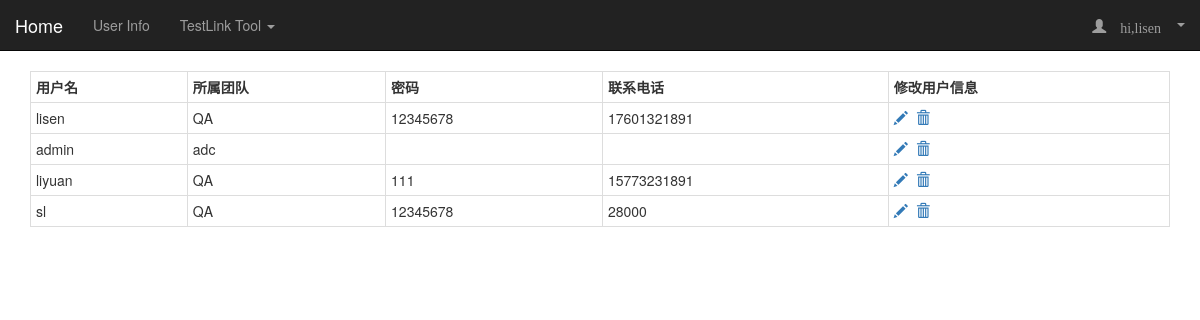
The app's page /users (signed in), older data.
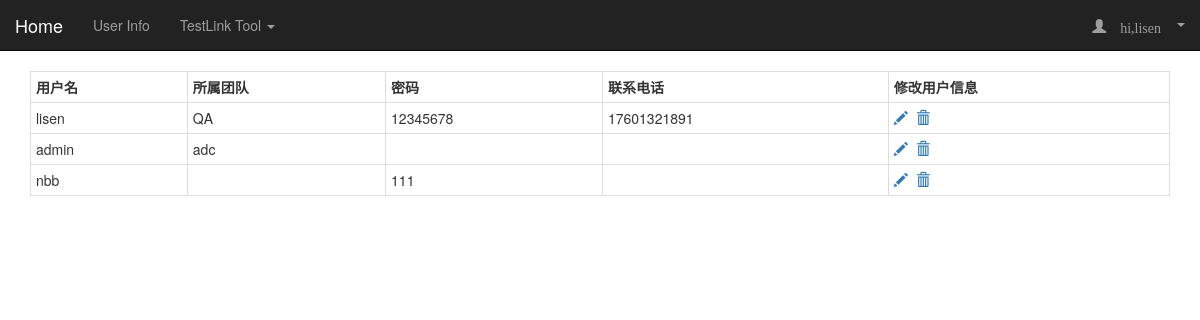
The same page, newer data.
### tables this page shows
CREATE TABLE COMPANY
                   (NAME           TEXT PRIMARY KEY   NOT NULL,
                   TEAM        CHAR(50),
                   PASSWORD       INT  NOT NULL,
                   TEL          INT );

### app.py (the view)
@app.route("/users",methods=['GET','POST'])
def showUser():
    values = getValue()
    return render_template("showDir/users.html",value=values)

### app.py (called while the page is built)
@app.before_request
def before_request():
    if request.path == "/login/" or request.path == "/register" or request.path == "/insertSQL":
        return None
    if "username" not in session:
        return redirect("/login/")
    return None

@app.context_processor
def my_context_processor():
    user = session.get('username')
    if user:
        return {'login_user': user}
    return {}

### script/lib.py (called while the page is built)
def getValue():
    select = '''SELECT name, team, password, tel  from COMPANY'''
    values = operateSelect("userDB.db", select)
    return values

### script/sqlOperate.py (called while the page is built)
def operateSelect(DBNAME,condition):
    conn = sqlite3.connect(DBNAME)
    c = conn.cursor()
    values = []
    try:
        cursor = c.execute(condition)
        for row in cursor:
            values.append(row)
        conn.close()
    except:
        print("Please check your SQL script:%s."%condition)
        return False
    return values

### templates/showDir/users.html (shortened to what this page needs)
{% extends "baseNavbar.html" %}
{% block page_content %}
    <table class="table table-bordered table-hover table-condensed">
    <tr>
        <th>用户名</th>
        <th>所属团队</th>
        <th>密码</th>
        <th>联系电话</th>
        <th>修改用户信息</th>
    </tr>
        {% for i in value %}
            <tr>
                <td>{{ i[0] }}</td>
                <td>{{ i[1] }}</td>
                <td>{{ i[2] }}</td>
                <td>{{ i[3] }}</td>
                <td>
                    <a id="modal-829514" href="#modal-container-829514" data-toggle="modal" data-id="{{i[0]}},{{i[1]}},{{i[2]}},{{i[3]}}"><span class="glyphicon glyphicon-pencil"></span></a>&nbsp;
                    <a id="modal-829515" href="#modal-container-829515" data-toggle="modal" data-id="{{(i[0])}}"><span class="glyphicon glyphicon-trash"></span></a>
                </td>
            </tr>
        {% endfor %}
    </table>
<div class="col-md-12 column">
</div>
{% endblock %}

### templates/baseNavbar.html (shortened to what this page needs)
{% extends "bootstrap/base.html"  %}
{% block navbar %}
<nav class="navbar navbar-default navbar-inverse navbar-static-top" role="navigation">
	<div class="container-fluid">
    <div class="navbar-header">
        <a class="navbar-brand" href="/">Home</a>
    </div>
    <div>
        <ul class="nav navbar-nav">
            <li><a href="/users">User Info</a></li>
            <li class="dropdown">
                <a class="dropdown-toggle" data-toggle="dropdown">
                    TestLink Tool <b class="caret"></b>
                </a>
            </li>
        </ul>
        <ul class="nav navbar-nav navbar-right">
            <li class="dropdown">
              {% if login_user %}
                <a class="dropdown-toggle glyphicon glyphicon-user" data-toggle="dropdown">
                hi,{{ login_user }} <b class="caret"></b>
                </a>
               {% else %}
                    <a href="{{ url_for('login') }}">登录</a>
              {% endif %}
        </li>
        </ul>
    </div>
	</div>
</nav>
{% endblock %}
{% block content %}
<div class="container">
  {% block page_content %}{% endblock %}
</div>
{% endblock %}

Row changes from the older to the newer data that the page shows:
removed COMPANY: NAME "liyuan", TEAM "QA", PASSWORD "111", TEL "15773231891"
removed COMPANY: NAME "sl", TEAM "QA", PASSWORD "12345678", TEL "28000"
added COMPANY: NAME "nbb", PASSWORD "111"
